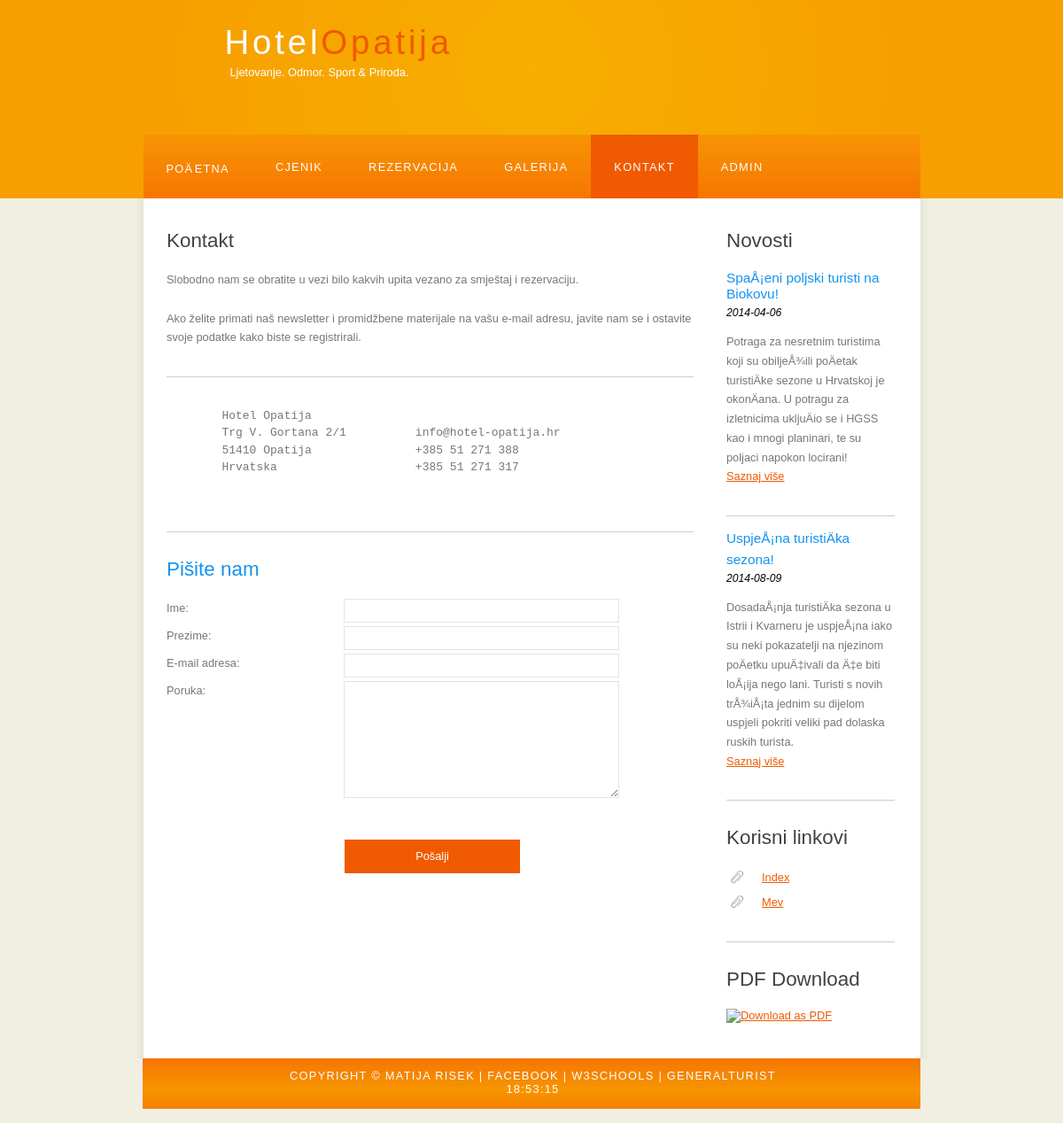
Screenshot of /kontakt.php with the database file from the repository.
### tables this page shows
CREATE TABLE IF NOT EXISTS `Navigacija` (
  `idNavigacija` int(11) NOT NULL AUTO_INCREMENT,
  `nazivNavigacija` varchar(255) NOT NULL,
  `linkNavigacija` varchar(255) NOT NULL,
  `opisNavigacija` varchar(255) NOT NULL,
  PRIMARY KEY (`idNavigacija`)
);

CREATE TABLE IF NOT EXISTS `Novosti` (
  `idNovosti` int(11) NOT NULL AUTO_INCREMENT,
  `naslovNovosti` varchar(255) NOT NULL,
  `sadrzajNovosti` text NOT NULL,
  `datumNovosti` date NOT NULL,
  `linkNovosti` varchar(255) DEFAULT NULL,
  PRIMARY KEY (`idNovosti`)
);

CREATE TABLE IF NOT EXISTS `Link` (
  `idLink` int(11) NOT NULL AUTO_INCREMENT,
  `nazivLink` varchar(255) NOT NULL,
  `sadrzajLink` varchar(255) NOT NULL,
  PRIMARY KEY (`idLink`)
);

### kontakt.php (the view, shortened to what this page needs)
<!DOCTYPE HTML>
<html>
<head>
    <link rel="stylesheet" type="text/css" href="style/style.css" title="style" />
</head>
<body onload="startTime()">
    <div id="main">
        <div id="header">
            <div id="logo">
                <div id="logo_text">
                    <h1><a href="index.php">Hotel<span class="logo_colour">Opatija</span></a></h1>
                    <h2>Ljetovanje. Odmor. Sport & Priroda.</h2>
                </div>
            </div>
            <div id="menubar">
                <ul id="menu">
					<?php
					$con=mysqli_connect("localhost","mrisek_000002","313007875","mrisek_000002");
					$jedan = mysqli_query($con,"SELECT * FROM Navigacija WHERE idNavigacija='1'");
					while($row = mysqli_fetch_array($jedan))
					{
					echo "<li><a href=\"" . $row['linkNavigacija'] . "\">" . $row['nazivNavigacija'] . "</a></li>";
					}
					$dva = mysqli_query($con,"SELECT * FROM Navigacija WHERE idNavigacija='2'");
					while($row = mysqli_fetch_array($dva))
					{
					echo "<li><a href=\"" . $row['linkNavigacija'] . "\">" . $row['nazivNavigacija'] . "</a></li>";
					}
					$tri = mysqli_query($con,"SELECT * FROM Navigacija WHERE idNavigacija='3'");
					while($row = mysqli_fetch_array($tri))
					{
					echo "<li><a href=\"" . $row['linkNavigacija'] . "\">" . $row['nazivNavigacija'] . "</a></li>";
					}
					$cetiri = mysqli_query($con,"SELECT * FROM Navigacija WHERE idNavigacija='4'");
					while($row = mysqli_fetch_array($cetiri))
					{
					echo "<li><a href=\"" . $row['linkNavigacija'] . "\">" . $row['nazivNavigacija'] . "</a></li>";
					}
					$pet = mysqli_query($con,"SELECT * FROM Navigacija WHERE idNavigacija='5'");
					while($row = mysqli_fetch_array($pet))
					{
					echo "<li class=\"selected\"><a href=\"" . $row['linkNavigacija'] . "\">" . $row['nazivNavigacija'] . "</a></li>";
					}
					$sest = mysqli_query($con,"SELECT * FROM Navigacija WHERE idNavigacija='6'");
					while($row = mysqli_fetch_array($sest))
					{
					echo "<li><a href=\"" . $row['linkNavigacija'] . "\">" . $row['nazivNavigacija'] . "</a></li>";
					}
					?>
                </ul>
            </div>
        </div>
        <div id="site_content">
            <div class="sidebar">
				<h3>Novosti</h3>
<?php
$con=mysqli_connect("localhost","mrisek_000002","313007875","mrisek_000002");
$result = mysqli_query($con,"SELECT * FROM Novosti");
while($row = mysqli_fetch_array($result)) {
  echo "<h4>" . $row['naslovNovosti'] . "</h4><h5>" . $row['datumNovosti'] . "</h5><p>" . $row['sadrzajNovosti'];
  echo  "<br><a href=" . $row['linkNovosti'] . ">Saznaj više</a></p>";
  echo "<hr>";
}
?>
        <h3>Korisni linkovi</h3>
        <ul>
<?php
$con=mysqli_connect("localhost","mrisek_000002","313007875","mrisek_000002");
$result = mysqli_query($con,"SELECT * FROM Link");
while($row = mysqli_fetch_array($result))
{
echo "<li><a href=" . $row['sadrzajLink'] . ">" . $row['nazivLink'] . "</a></li>";
}
?>
		</ul>
        <hr />
<h3>PDF Download</h3>
<a href="http://pdf-ace.com/pdfme" target="_blank"><img src="http://pdf-ace.com/images/buttons/save-as-pdf-6.gif" width="46" height="24" alt="Download as PDF" /></a>
            </div>
            <div id="content">
                <h1>Kontakt</h1>
				<p>Slobodno nam se obratite u vezi bilo kakvih upita vezano za smještaj i rezervaciju.
				<br><br>Ako želite primati naš newsletter i promidžbene materijale na vašu e-mail adresu,
				javite nam se i ostavite svoje podatke kako biste se registrirali.</p><hr>
                <p>
                    <pre>
        Hotel Opatija
        Trg V. Gortana 2/1          info@hotel-opatija.hr
        51410 Opatija               +385 51 271 388
        Hrvatska                    +385 51 271 317
                </pre>
                </p>
                <hr />
                <h2>Pišite nam</h2>
                <form name="kontaktForma" action="unosKontaktForma.php" method="post" onsubmit="return validacijaKontaktForma();">
                    <div class="form_settings">
                        <p><span>Ime:</span><input class="contact" type="text" name="imeKontakt" value="" /></p>
						<p><span>Prezime:</span><input class="contact" type="text" name="prezimeKontakt" value="" /></p>
                        <p><span>E-mail adresa:</span><input class="contact" type="text" name="emailKontakt" value="" /></p>
                        <p><span>Poruka:</span><textarea class="contact textarea" rows="8" cols="50" name="porukaKontakt"></textarea></p>
                        <p style="padding-top: 15px"><span>&nbsp;</span><input class="submit" type="submit" name="contact_submitted" value="Pošalji" /></p>
                    </div>
                </form>
            </div>
        </div>
        <div id="footer">
            Copyright &copy; Matija Risek | <a href="https://www.facebook.com/matija.risek">Facebook</a> | <a href="http://www.w3schools.com/">W3Schools</a> | <a href="http://www.general-turist.com/">GeneralTurist</a><div id="txt"></div>
        </div>
    </div>
</body>
</html>

### style/style.css (style rules this page uses)
html { height: 100%; }
* { margin: 0; padding: 0; }
body { font: normal .80em 'trebuchet ms', arial, sans-serif; background: #F0EFE2; color: #777; }
p { padding: 0 0 20px 0; line-height: 1.7em; }
pre { line-height:1.5em; padding: 0 0 10px 0; font-size:medium; }
hr { display: block; height: 1px; border: 0; border-top: 1px solid #ccc; margin: 1em 0; padding: 0; }
img { border: 0; }
h1, h2, h3, h4, h5, h6 { font: normal 175% 'century gothic', arial, sans-serif; color: #43423F; margin: 0 0 15px 0; padding: 15px 0 5px 0; }
h2 { font: normal 175% 'century gothic', arial, sans-serif; color: #1293EE; }
h4, h5, h6 { margin: 0; padding: 0 0 5px 0; font: normal 120% arial, sans-serif; color: #1293EE; }
h5, h6 { font: italic 95% arial, sans-serif; padding: 0 0 15px 0; color: #000; }
a, a:hover { outline: none; text-decoration: underline; color: #F05A00; }
ul { margin: 2px 0 22px 17px; }
ul li { list-style-type: circle; margin: 0 0 6px 0; padding: 0 0 4px 5px; }
#main, #logo, #menubar, #site_content, #footer { margin-left: auto; margin-right: auto; }
#header { background: #f79f00; height: 240px; }
#logo { width: 825px; position: relative; height: 168px; margin-top: -16px; background: url(logo.png) no-repeat; }
#logo #logo_text { position: absolute; top: 20px; left: 0; }
#logo h1, #logo h2 { font: normal 300% 'century gothic', arial, sans-serif; border-bottom: 0; text-transform: none; margin: 0; margin-left: 66px; }
#logo_text h1, #logo_text h1 a, #logo_text h1 a:hover { padding: 22px 0 0 0; color: #FFF; letter-spacing: 0.1em; text-decoration: none; }
#logo_text h1 a .logo_colour { color: #F05A00; }
#logo_text h2 { font-size: 100%; padding: 4px 0 0 0; color: #FFF; margin-left: 72px; }
#menubar { width: 877px; height: 72px; padding: 0; background: url(menu.png) repeat-x; }
ul#menu, ul#menu li { float: left; margin: 0; padding: 0; }
ul#menu li { list-style: none; }
ul#menu li a { letter-spacing: 0.1em; font: normal 100% 'lucida sans unicode', arial, sans-serif; display: block; float: left; height: 37px; padding: 29px 26px 6px 26px; text-align: center; color: #FFF; text-transform: uppercase; text-decoration: none; background: transparent; }
ul#menu li a:hover, ul#menu li.selected a, ul#menu li.selected a:hover { color: #FFF; background: url(menu_select.png) repeat-x; }
#site_content { width: 837px; overflow: hidden; margin: 0 auto 0 auto; padding: 20px 24px 20px 37px; background: #FFF url(content.png) repeat-y; }
.sidebar { float: right; width: 190px; padding: 0 15px 20px 15px; }
.sidebar ul { width: 178px; padding: 4px 0 0 0; margin: 4px 0 30px 0; }
.sidebar li { list-style: none; padding: 0 0 7px 0; }
.sidebar li a, .sidebar li a:hover { padding: 0 0 0 40px; display: block; background: transparent url(link.png) no-repeat left center; }
#content { text-align: left; width: 595px; padding: 0; }
#footer { width: 878px; font: normal 100% 'lucida sans unicode', arial, sans-serif; height: 40px; padding: 12px 5px 5px 5px; text-align: center; background: #29425E url(footer.png) repeat-x; color: #FFF; text-transform: uppercase; letter-spacing: 0.1em; width: 875px; padding-left: 3px; padding-right: 0px; }
#footer a { color: #FFF; text-decoration: none; }
.form_settings { margin: 15px 0 0 0; }
.form_settings p { padding: 0 0 4px 0; }
.form_settings span { float: left; width: 200px; text-align: left; }
.form_settings input, .form_settings textarea { padding: 5px; width: 299px; font: 100% arial; border: 1px solid #E5E5DB; background: #FFF; color: #47433F; }
.form_settings .submit { font: 100% arial; border: 1px solid; width: 200px; margin: 20px 0 0; height: 40px; padding: 2px 0 3px 0; cursor: pointer; background: #F05A00; color: #FFF; }
.form_settings textarea, .form_settings select { font: 100% arial; width: 299px; }

### rows the page displays
navigacija: nazivNavigacija "POÄETNA"
navigacija: nazivNavigacija "CJENIK"
navigacija: nazivNavigacija "REZERVACIJA"
navigacija: nazivNavigacija "GALERIJA"
navigacija: nazivNavigacija "KONTAKT"
navigacija: nazivNavigacija "ADMIN"
novosti: naslovNovosti "SpaÅ¡eni poljski turisti na Biokovu!", datumNovosti "2014-04-06", sadrzajNovosti "Potraga za nesretnim turistima koji su obiljeÅ¾ili poÄetak turistiÄke sezone u Hrvatskoj je okonÄana. U potragu za izletnicima ukljuÄio se i HGSS kao i mnogi planinari, te su poljaci napokon locirani!"
novosti: naslovNovosti "UspjeÅ¡na turistiÄka sezona!", datumNovosti "2014-08-09", sadrzajNovosti "DosadaÅ¡nja turistiÄka sezona u Istrii i Kvarneru je uspjeÅ¡na iako su neki pokazatelji na njezinom poÄetku upuÄ‡ivali da Ä‡e biti loÅ¡ija nego lani. Turisti s novih trÅ¾iÅ¡ta jednim su dijelom uspjeli pokriti veliki pad dolaska ruskih turista."
link: nazivLink "Index"
link: nazivLink "Mev"
